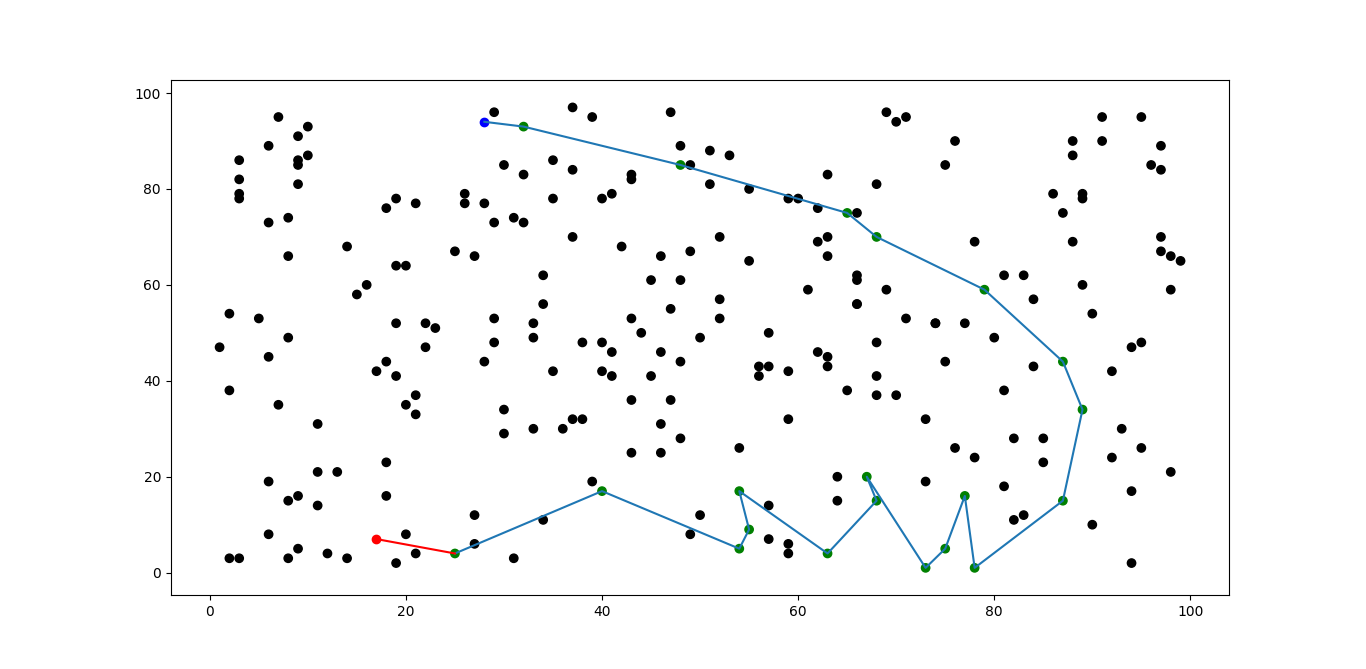

Generate this figure with Python:
import threading
import random
import time
import math
import matplotlib.pyplot as plt
import numpy as np

num_routers = 250
routers = []
router_range = 25
sender_index = 0
receiver_index = 0
visited = []
done = False
receive_status = False


def plot_routers():
    unvisited_routers = [i.index for i in routers if i.index not in visited]
    print(unvisited_routers)
    plt.scatter(routers[sender_index].x, routers[sender_index].y, color='blue')
    plt.scatter(routers[receiver_index].x, routers[receiver_index].y, color='red')
    x = []
    y = []
    for item in unvisited_routers:
        if item != sender_index and item != receiver_index:
            x.append(routers[item].x)
            y.append(routers[item].y)
    plt.scatter(x, y, color=['black' for i in range(len(x))])
    x = []
    y = []
    for item in visited:
        if item != sender_index and item != receiver_index:
            x.append(routers[item].x)
            y.append(routers[item].y)
    plt.scatter(x, y, color=['green' for i in range(len(x))])
    x = []
    y = []
    for item in visited:
        x.append(routers[item].x)
        y.append(routers[item].y)
    plt.plot(x, y)
    if receive_status:
        x = [routers[visited[len(visited)-1]].x, routers[receiver_index].x]
        y = [routers[visited[len(visited)-1]].y, routers[receiver_index].y]
        plt.plot(x, y, color='red')
    plt.show()


def angle(j, i):
    ang1 = np.arctan2(routers[j].y, routers[j].x)
    ang2 = np.arctan2(routers[i].y, routers[i].x)
    return np.rad2deg((ang1 - ang2) % (2 * np.pi))


def calculate_theta(i):
    theta = np.arccos( router_range/(2*distance_btw_routers(i, receiver_index)))
    return theta


def calculate_angles(n, s):
    angles = {}
    for item in n:
        angles[item] = (angle(item, s)/calculate_theta(s))
    return angles


def distance_btw_routers(router1, router2):
    return math.sqrt((routers[router1].x - routers[router2].x)**2 + (routers[router1].y - routers[router2].y)**2)


def energy_cost(n, d):
    costs = {}
    for item in n:
        costs[item] = router_range * d[item]
    return costs


def distance_cost(s, n):
    costs = {}
    for item in n:
        costs[item] = math.sqrt((routers[s].x - routers[item].x)**2 + (routers[s].y - routers[item].y)**2)
    return costs


def p_costs(s, n):
    costs = {}
    for item in n:
        costs[item] = 1 - distance_btw_routers(item, receiver_index)/distance_btw_routers(s, receiver_index)
    return costs


def least_cost(s, n):
    while 1:
        final_costs = {}
        distance = distance_cost(s, n)
        energy = energy_cost(n, distance)
        p_cost = p_costs(s, n)
        angles_cost = calculate_angles(n, s)
        for item in n:
            final_costs[item] = energy[item]*angles_cost[item]*routers[item].congestion/p_cost[item]
        if final_costs == {}:
            return -1
        ind = max(final_costs, key=final_costs.get)
        #print(ind)
        #print(visited)
        #print(n)
        if ind in visited:
            del n[n.index(ind)]
            #del distance[ind]
        else:
            #visited.append(ind)
            print(final_costs)
            return ind


class Router(threading.Thread):
    def __init__(self, i, x, y, rho):
        threading.Thread.__init__(self)
        self.index = i
        self.x = x
        self.y = y
        self.buffer = []
        self.Sender = 0
        self.Receiver = 0
        self.neighbours = []
        self.congestion = rho

    def set_as_sender(self):
        self.Sender = 1
        self.Receiver = 0

    def set_as_receiver(self):
        self.Receiver = 1
        self.Sender = 0

    def status(self):
        if self.Sender == 1:
            return "SENDER"
        elif self.Receiver == 1:
            return "RECEIVER"
        else:
            return "ROUTER"

    def find_neighbours(self):
        for item in routers:
            if self.index != item.index and distance_btw_routers(self.index, item.index) <= 20:
                self.neighbours.append(item.index)

    def print_status(self):
        print("Router : {0} . pos : ({1} , {2}) , time : {3} , Type : {4}, Neighbours : {5}"
              .format(self.index, self.x, self.y, time.time(), self.status(), self.neighbours))

    def run(self):
        if self.Sender == 1:
            visited.append(self.index)
            if receiver_index in self.neighbours:
                routers[receiver_index].start()
                routers[receiver_index].buffer.extend(self.buffer)
                global done
                done = True
                global receive_status
                receive_status = True
                print("Data received : {0} from Router {1} to Router {2}"
                      .format(routers[receiver_index].buffer, self.index, receiver_index))
            else:
                if routers[self.index].neighbours == []:
                    print("No Connectivity.")
                    done = True
                else:
                    current_index = least_cost(self.index, routers[self.index].neighbours)
                    if current_index == -1:
                        print("No connectivity.")
                        done =True
                    #del routers[self.index].neighbours[routers[self.index].neighbours.index(current_index)]
                    else:
                        self.Sender = 0
                        routers[current_index].Sender = 1
                        routers[current_index].buffer = self.buffer
                        print(" Data received : {0} from Router {1} to Router {2}"
                              .format(routers[current_index].buffer, self.index, current_index))
                        routers[current_index].start()


def main():
    print("Welcome.")
    for i in range(num_routers):
        routers.append(Router(i, random.randint(1, 99), random.randint(1, 99), random.uniform(0.3,0.7)))
    global sender_index, receiver_index
    sender_index = random.randint(0, num_routers-1)
    while 1:
        receiver_index = random.randint(0, num_routers-1)
        if receiver_index != sender_index:
            break
    routers[sender_index].set_as_sender()
    routers[receiver_index].set_as_receiver()
    for item in routers:
        item.find_neighbours()
        item.print_status()
    if routers[sender_index].neighbours == [] or routers[receiver_index].neighbours == []:
        print("No Connectivity.")
        global done
        done = True
    if not done:
        routers[sender_index].buffer.append(random.randint(0, 1000))
        routers[sender_index].start()
    while not done:
        pass
    print(visited)
    plot_routers()
main()
